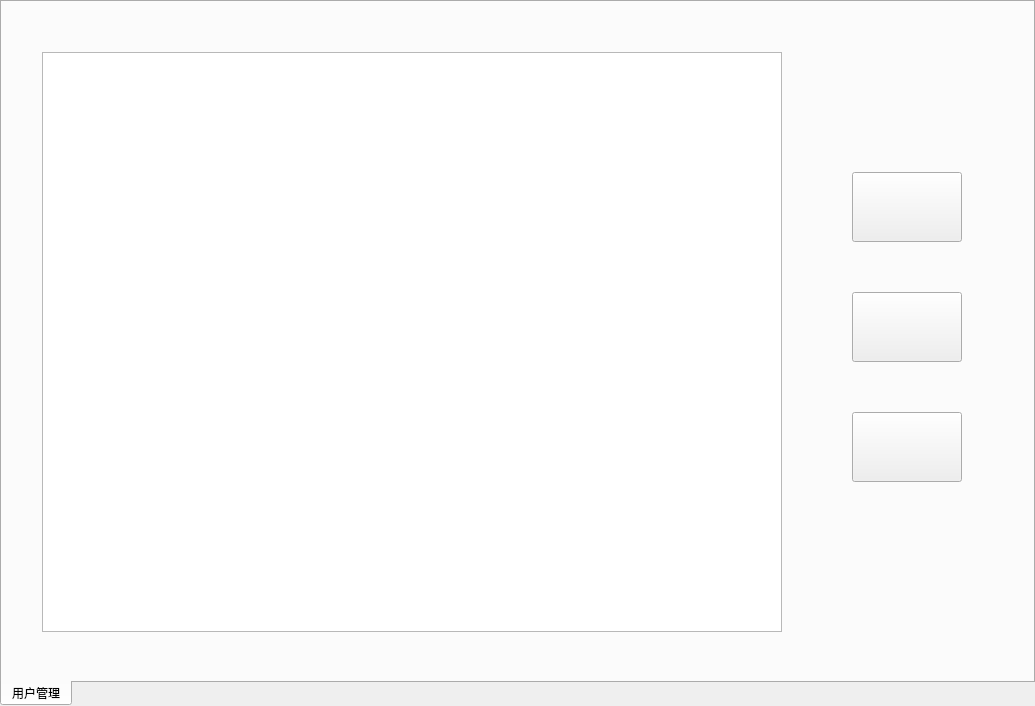
<?xml version="1.0" encoding="UTF-8"?>
<ui version="4.0">
 <class>System_management</class>
 <widget class="QWidget" name="System_management">
  <property name="geometry">
   <rect>
    <x>0</x>
    <y>0</y>
    <width>1035</width>
    <height>706</height>
   </rect>
  </property>
  <property name="minimumSize">
   <size>
    <width>1035</width>
    <height>706</height>
   </size>
  </property>
  <property name="maximumSize">
   <size>
    <width>1035</width>
    <height>706</height>
   </size>
  </property>
  <property name="windowTitle">
   <string>Form</string>
  </property>
  <widget class="QTabWidget" name="tabWidget">
   <property name="geometry">
    <rect>
     <x>0</x>
     <y>0</y>
     <width>1035</width>
     <height>706</height>
    </rect>
   </property>
   <property name="autoFillBackground">
    <bool>true</bool>
   </property>
   <property name="tabPosition">
    <enum>QTabWidget::South</enum>
   </property>
   <property name="currentIndex">
    <number>0</number>
   </property>
   <property name="movable">
    <bool>true</bool>
   </property>
   <widget class="QWidget" name="tab_2">
    <attribute name="title">
     <string>用户管理</string>
    </attribute>
    <widget class="QPushButton" name="pushButton_4">
     <property name="geometry">
      <rect>
       <x>850</x>
       <y>170</y>
       <width>110</width>
       <height>70</height>
      </rect>
     </property>
     <property name="text">
      <string/>
     </property>
    </widget>
    <widget class="QPushButton" name="pushButton_6">
     <property name="geometry">
      <rect>
       <x>850</x>
       <y>410</y>
       <width>110</width>
       <height>70</height>
      </rect>
     </property>
     <property name="text">
      <string/>
     </property>
    </widget>
    <widget class="QPushButton" name="pushButton_5">
     <property name="geometry">
      <rect>
       <x>850</x>
       <y>290</y>
       <width>110</width>
       <height>70</height>
      </rect>
     </property>
     <property name="text">
      <string/>
     </property>
    </widget>
    <widget class="QTableView" name="tableView">
     <property name="geometry">
      <rect>
       <x>40</x>
       <y>50</y>
       <width>740</width>
       <height>580</height>
      </rect>
     </property>
    </widget>
   </widget>
  </widget>
 </widget>
 <resources/>
 <connections/>
</ui>
